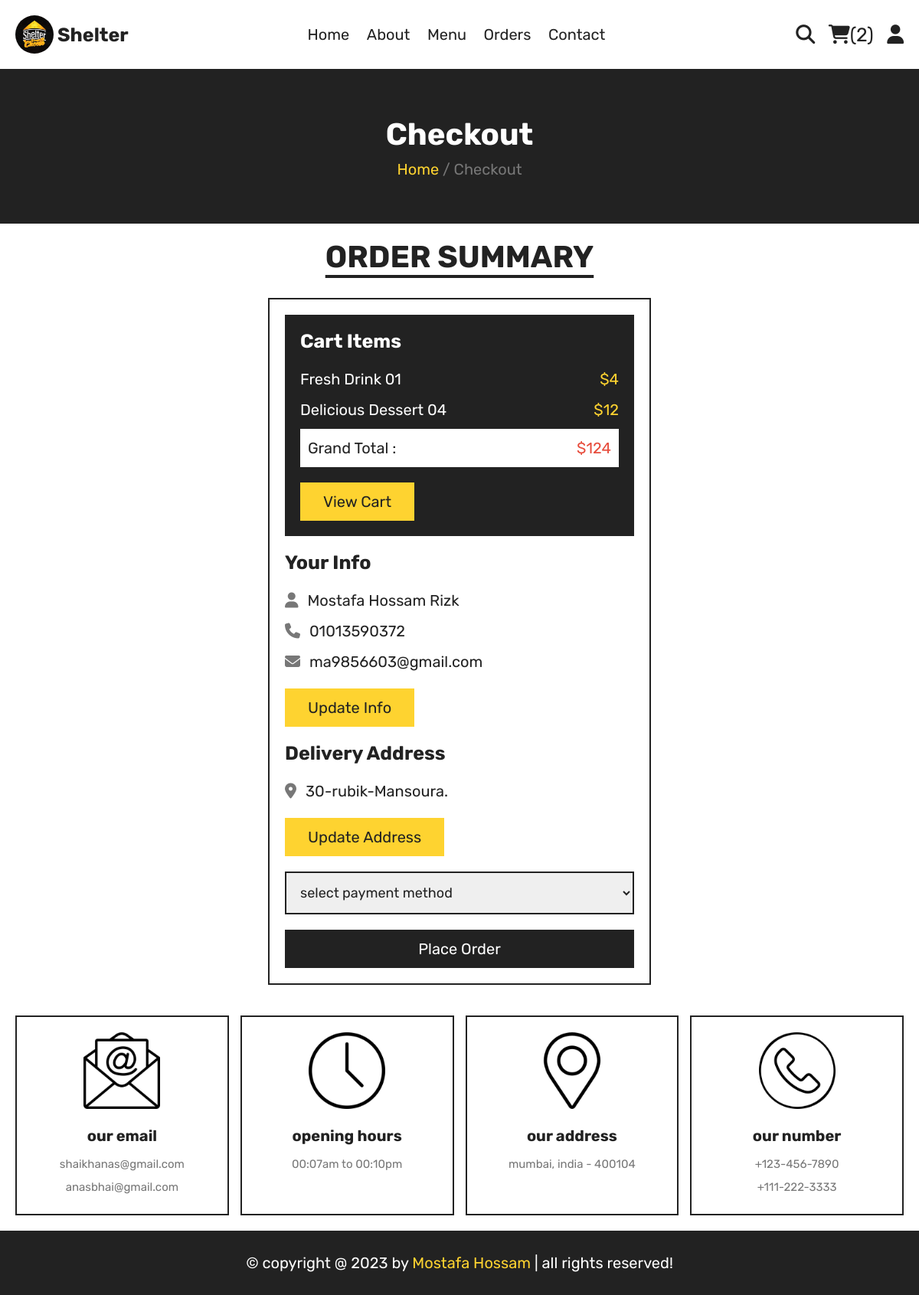
Screenshot of /checkout.php (signed in) with the database file from the repository.
### tables this page shows
CREATE TABLE `cart` (
  `cart_id` int(11) NOT NULL,
  `user_id` int(11) NOT NULL,
  `product_id` int(11) NOT NULL,
  `product_name` varchar(100) NOT NULL,
  `price` int(11) NOT NULL,
  `quantity` tinyint(4) NOT NULL,
  `image_product` varchar(200) NOT NULL
);

CREATE TABLE `users` (
  `user_id` int(11) NOT NULL,
  `user_name` varchar(100) NOT NULL,
  `user_email` varchar(100) NOT NULL,
  `user_number` varchar(12) NOT NULL,
  `user_password` varchar(255) NOT NULL,
  `user_address` varchar(200) NOT NULL DEFAULT 'xx',
  `user_register` date DEFAULT current_timestamp()
);

### components/function.php (called while the page is built, shortened)
<?php
function getAllDate($table, $col = '', $value = '')
{
    global $connection;
    $condition = '';
    if ($value != '' && $col != '') {
        $condition = "WHERE `$col`='$value'";
    }
    $data = $connection->query("SELECT * FROM `$table` $condition");
    $data = $data->fetchAll(PDO::FETCH_ASSOC);
    return $data;
}

### components/user_session.php (called while the page is built, shortened)
<?php
if (isset($_SESSION['user_name']) && isset($_SESSION['user_id'])) {
    $user_id = $_SESSION['user_id'];
} else {
    header("location: login.php");
    exit();
}

### checkout.php (the view, shortened to what this page needs)
<?php
include_once("components/connection.php");
include_once("components/function.php");
include_once("components/user_session.php");
$all_product_cart = getAllDate('cart');
$total_price = 0;
foreach ($all_product_cart as $product) {
   $total_price += $product['price'] * $product['quantity'];
}
$my_info = getAllDate('users', 'user_id', $user_id);
$name = $my_info[0]['user_name'];
$number = $my_info[0]['user_number'];
$email = $my_info[0]['user_email'];
$address = $my_info[0]['user_address'];
?>
<?php include_once("components/user_navbar.php"); ?>
<div class="heading">
   <h3>checkout</h3>
   <p><a href="index.php">Home </a> <span> / Checkout</span></p>
</div>
<section class="checkout">
   <h1 class="title">order summary</h1>
   <form action="" method="post">
      <div class="cart-items">
         <h3>cart items</h3>
         <?php foreach ($all_product_cart as $product) { ?>
            <p><span class="name"><?php echo $product['product_name'] ?></span><span class="price">$<?php echo $product['price'] ?></span></p>
         <?php } ?>
         <p class="grand-total"><span class="name">grand total :</span> <span class="price">$<?php echo $total_price ?></span></p>
         <a href="cart.php" class="btn">view cart</a>
      </div>
      <div class="user-info">
         <h3>your info</h3>
         <p><i class="fas fa-user"></i> <span><?php echo $name ?></span></p>
         <p><i class="fas fa-phone"></i> <span><?php echo $number ?></span></p>
         <p><i class="fas fa-envelope"></i> <span><?php echo $email ?></span></p>
         <a href="update_profile.php" class="btn">update info</a>
         <h3>delivery address</h3>
         <p class="address"><i class="fas fa-map-marker-alt"></i>
            <span><?php echo $address ?></span>
         </p>
         <a href="update_address.php" class="btn">update address</a>
         <select name="method" class="box" required>
            <option value="" disabled selected>select payment method</option>
         </select>
      </div>
      <input type="submit" value="place order" name="add_order" class="btn order-btn">
   </form>
</section>
<?php
include_once("components/user_footer.php");
?>

### css/style.css (style rules this page uses)
:root { --yellow: #fed330; --red: #e74c3c; --white: #fff; --black: #222; --light-color: #777; --border: 0.2rem solid var(--black); }
* { font-family: "Rubik", sans-serif; margin: 0; padding: 0; box-sizing: border-box; outline: none; border: none; text-decoration: none; transition: 0.2s linear; }
html { font-size: 62.5%; overflow-x: hidden; scroll-behavior: smooth; scroll-padding-top: 8rem; }
section { max-width: 1200px; margin: 0 auto; padding: 2rem; }
.delete-btn, .btn { display: inline-block; margin-top: 1rem; padding: 1.3rem 3rem; cursor: pointer; font-size: 2rem; text-transform: capitalize; }
.btn { background-color: var(--yellow); color: var(--black); }
.title { text-align: center; margin-bottom: 3rem; font-size: 4rem; color: var(--black); text-transform: uppercase; text-decoration: underline; text-underline-offset: 1rem; }
.heading { background-color: var(--black); text-align: center; display: flex; align-items: center; justify-content: center; gap: 1rem; flex-flow: column; min-height: 20rem; }
.heading h3 { font-size: 4rem; color: var(--white); text-transform: capitalize; }
.heading p a { font-size: 2rem; color: var(--yellow); }
.heading p span { font-size: 2rem; color: var(--light-color); }
.checkout form { max-width: 50rem; margin: 0 auto; border: var(--border); padding: 2rem; }
.checkout form .cart-items { background-color: var(--black); padding: 2rem; }
.checkout form .cart-items h3 { font-size: 2.5rem; color: var(--white); text-transform: capitalize; margin-bottom: 2rem; }
.checkout form .cart-items p { display: flex; gap: 1.5rem; align-items: center; justify-content: space-between; margin: 1rem 0; line-height: 1.5; font-size: 2rem; }
.checkout form .cart-items p .name { color: var(--white); text-transform: capitalize; }
.checkout form .cart-items p .price { color: var(--yellow); }
.checkout form .cart-items .grand-total { background-color: var(--white); padding: 1rem; }
.checkout form .cart-items .grand-total .name { color: var(--black); text-transform: capitalize; }
.checkout form .cart-items .grand-total .price { color: var(--red); }
.checkout form .user-info h3 { font-size: 2.5rem; margin: 2rem 0; color: var(--black); text-transform: capitalize; }
.checkout form .user-info p { line-height: 1.5; font-size: 2rem; margin: 1rem 0; }
.checkout form .user-info p span { color: var(--black); }
.checkout form .user-info p i { color: var(--light-color); margin-right: 0.7rem; }
.checkout form .user-info .box { width: 100%; border: var(--border); padding: 1.4rem; color: var(--black); font-size: 1.8rem; margin-top: 2rem; }
.checkout form .order-btn { margin-top: 2rem; width: 100%; background-color: var(--black); color: var(--white); }

### rows the page displays
cart: product_name "Fresh Drink 01", price "4"
cart: product_name "Delicious Dessert 04", price "12"
users: user_name "Mostafa Hossam Rizk", user_number "01013590372", user_email "ma9856603@gmail.com", user_address "30-rubik-Mansoura."

### other values shown
$count_product_in_cart "2"
$total_price "124"
date_format(date_create(), 'Y') "2023"
